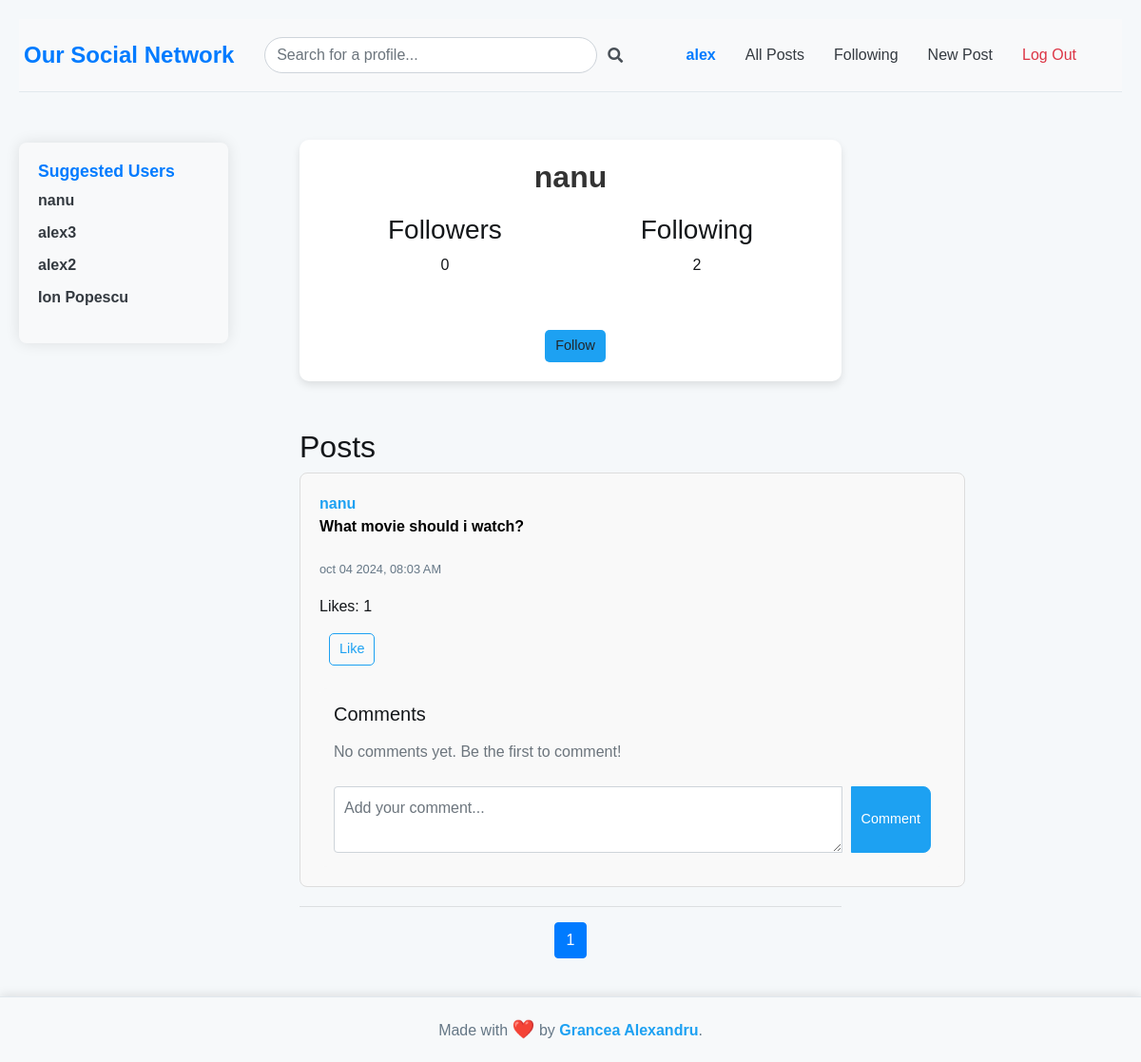
Before: /profile/nanu (signed in) with the older database file.
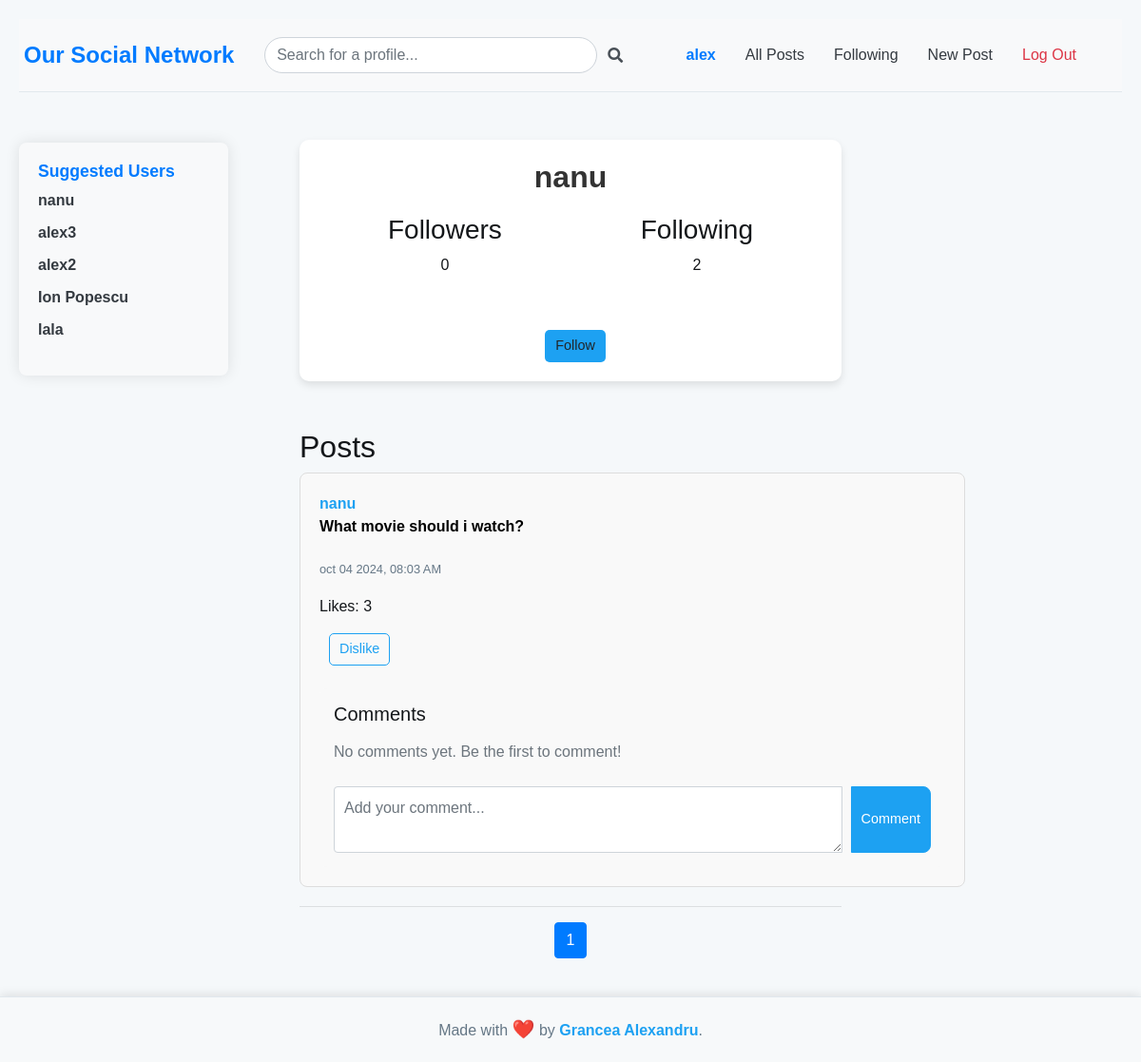
After: the same page with the newer database file.
### network/models.py (models this page shows, shortened)
class Post(models.Model):
    user = models.ForeignKey(User, on_delete=models.CASCADE, related_name="posts")
    content = models.TextField(blank=True)
    timestamp = models.DateTimeField(auto_now_add=True)
    likes = models.ManyToManyField(User, related_name="liked_posts")

class User(AbstractUser):
    followers = models.ManyToManyField("self", blank=True, symmetrical=False, related_name="following")

### network/views.py (the view)
# urls.py: path("profile/<str:username>", views.profile, name="profile"),
def profile(request, username):
    profile_user = User.objects.get(username=username)
    posts = Post.objects.filter(user=profile_user).order_by('-timestamp')
    paginator = Paginator(posts, 10)
    page_number = request.GET.get('page')
    page_obj = paginator.get_page(page_number)
    if request.user.is_authenticated:
        suggested_users = User.objects.exclude(id__in=request.user.following.all()).exclude(id=request.user.id)
    else:
        suggested_users = None
    return render(request, 'network/profile.html', {
        "profile_user": profile_user,
        'page_obj': page_obj,
        "actual_user": request.user,
        'suggested_users': suggested_users,
    })

### network/templates/network/profile.html (shortened to what the changed rows need)
{% extends "network/layout.html" %}
{% block body %}
    <div class="profile-container">
        <div class="profile-header">
            <h2 class="profile-username">{{ profile_user.username }}</h2>
            <div class="profile-stats">
                <div class="profile-stat">
                    <h3>Followers</h3>
                    <p>{{ profile_user.followers.count }}</p>
                </div>
                <div class="profile-stat">
                    <h3>Following</h3>
                    <p>{{ profile_user.following.count }}</p>
                </div>
            </div>
            {% if user.is_authenticated %}
                {% if actual_user != profile_user %}
                    <div class="profile-actions">
                        {% if profile_user in actual_user.following.all %}
                            <a href="{% url 'unfollow' profile_user.id %}" class="btn btn-unfollow">Unfollow</a>
                        {% else %}
                            <a href="{% url 'follow' profile_user.id %}" class="btn btn-follow">Follow</a>
                        {% endif %}
                    </div>
                {% endif %}
            {% endif %}
        </div>
    </div>
    <h2>Posts</h2>
    {% for post in page_obj %}
        <div class="post" id="post-{{ post.id }}">
            <a href="{% url 'profile' post.user.username %}">{{ post.user }}</a>
            <p class="post-content">{{ post.content }}</p>
            <p><small>{{ post.timestamp|date:"b d Y, h:i A" }}</small></p>
            <p class="likes-count">Likes: {{ post.likes.count }}</p>
            {% if request.user in post.likes.all %}
                <button class="btn btn-sm btn-outline-primary like-btn" data-post-id="{{ post.id }}">Dislike</button>
            {% else %}
                <button class="btn btn-sm btn-outline-primary like-btn" data-post-id="{{ post.id }}">Like</button>
            {% endif %}
            <div class="comments-section mt-4">
                <h5 class="mb-3">Comments</h5>
                <div class="comments-list">
                    {% for comment in post.post_comments.all %}
                        <div class="card mb-3" id="comment-{{ comment.id }}">
                            <div class="card-body">
                                <div class="d-flex justify-content-between">
                                        <div>
                                            <a href="{% url 'profile' comment.user.username %}" style="color: #000005;">
                                                <strong>{{ comment.user.username }}</strong>
                                            </a>
                                            <br>
                                            <small>{{ comment.timestamp|date:"b d Y, h:i A" }}</small>
                                        </div>
                                    {% if comment.user == request.user %}
                                        <button class="btn btn-sm btn-outline-danger delete-comment-btn" data-comment-id="{{ comment.id }}">Delete</button>
                                    {% endif %}
                                </div>
                                <p class="mt-2 mb-0">{{ comment.content }}</p>
                            </div>
                        </div>
                    {% empty %}
                        <p class="text-muted">No comments yet. Be the first to comment!</p>
                    {% endfor %}
                </div>
                <form id="comment-form" method="POST" action="{% url 'add_comment' post.id %}" class="mt-4">
                    <div class="input-group">
                        <textarea class="form-control" name="content" placeholder="Add your comment..." rows="2" required></textarea>
                        <div class="input-group-append">
                            <button class="btn btn-primary" type="submit">Comment</button>
                        </div>
                    </div>
                </form>
            </div>
        </div>
        <hr>
    {% endfor %}
    <nav aria-label="Page navigation">
        <ul class="pagination justify-content-center">
            {% for num in page_obj.paginator.page_range %}
                <li class="page-item {% if page_obj.number == num %}active{% endif %}">
                    <a class="page-link" href="?page={{ num }}">{{ num }}</a>
                </li>
            {% endfor %}
        </ul>
    </nav>
{% endblock %}

### network/templates/network/layout.html (shortened to what this page needs)
{% load static %}
<!DOCTYPE html>
<html lang="en">
    <head>
        <link rel="stylesheet" href="https://stackpath.bootstrapcdn.com/bootstrap/4.4.1/css/bootstrap.min.css">
        <link href="{% static 'network/styles.css' %}" rel="stylesheet">
        <link rel="stylesheet" href="https://cdnjs.cloudflare.com/ajax/libs/font-awesome/5.15.4/css/all.min.css">
    </head>
    <body>
        <div class="main-content">
          <nav class="navbar navbar-expand-lg navbar-light bg-light">
            <div class="container">
                <a class="navbar-brand font-weight-bold text-primary" href="{% url 'index' %}" style="margin-left: -20px;">
                    Our Social Network
                </a>
        <div class="collapse navbar-collapse" id="navbarNavDropdown">
            {% if user.is_authenticated %}
            <ul class="navbar-nav mx-auto">
                <li class="nav-item">
                    <form class="form-inline my-2 my-lg-0" action="{% url 'search' %}" method="GET">
                        <div class="input-group">
                            <input class="form-control" type="search" name="q" placeholder="Search for a profile..." aria-label="Search" style="border-radius: 25px; padding: 12px; width: 350px;">
                            <div class="input-group-append">
                                <span class="input-group-text" style="background-color: transparent; border: none;">
                                    <i class="fas fa-search"></i>
                                </span>
                            </div>
                        </div>
                    </form>
                </li>
            </ul>
            {% endif %}
            <ul class="navbar-nav ml-auto">
                {% if user.is_authenticated %}
                    <li class="nav-item">
                        <a class="nav-link font-weight-bold text-primary" href="{% url 'profile' user.username %}">{{ user.username }}</a>
                    </li>
                {% endif %}
                <li class="nav-item">
                    <a class="nav-link text-dark" href="{% url 'index' %}">All Posts</a>
                </li>
                {% if user.is_authenticated %}
                    <li class="nav-item">
                        <a class="nav-link text-dark" href="{% url 'following' %}">Following</a>
                    </li>
                    <li class="nav-item">
                        <a class="nav-link text-dark" href="{% url 'new_post' %}">New Post</a>
                    </li>
                    <li class="nav-item">
                        <a class="nav-link text-danger" href="{% url 'logout' %}">Log Out</a>
                    </li>
                {% endif %}
            </ul>
        </div>
            </div>
        </nav>
            <div class="body">
                {% block body %}
                {% endblock %}
                {% if user.is_authenticated %}
                    <div class="suggested-users">
                        <h5>Suggested Users</h5>
                        <ul>
                            {% for user in suggested_users %}
                                <li><a href="{% url 'profile' user.username %}">{{ user.username }}</a></li>
                            {% endfor %}
                        </ul>
                    </div>
                {% endif %}
            </div>
        </div>
        <footer class="footer">
            Made with <span class="heart">❤️</span> by <a href="https://agportfolio-a13e2a8e20e4.herokuapp.com/">Grancea Alexandru</a>.
        </footer>
    </body>
</html>

Changed rows visible on the page:
computed for Post "What movie should i watch?": likes.count "1" → "3"; text "Like" → "Dislike"
added User: username "lala"
